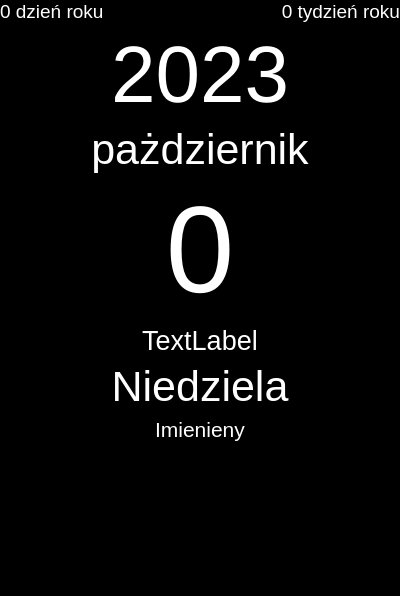
<?xml version="1.0" encoding="UTF-8"?>
<ui version="4.0">
 <class>CalendarDay</class>
 <widget class="QWidget" name="CalendarDay">
  <property name="geometry">
   <rect>
    <x>0</x>
    <y>0</y>
    <width>400</width>
    <height>596</height>
   </rect>
  </property>
  <property name="palette">
   <palette>
    <active>
     <colorrole role="WindowText">
      <brush brushstyle="SolidPattern">
       <color alpha="255">
        <red>255</red>
        <green>255</green>
        <blue>255</blue>
       </color>
      </brush>
     </colorrole>
     <colorrole role="Button">
      <brush brushstyle="SolidPattern">
       <color alpha="255">
        <red>0</red>
        <green>0</green>
        <blue>0</blue>
       </color>
      </brush>
     </colorrole>
     <colorrole role="Light">
      <brush brushstyle="SolidPattern">
       <color alpha="255">
        <red>0</red>
        <green>0</green>
        <blue>0</blue>
       </color>
      </brush>
     </colorrole>
     <colorrole role="Midlight">
      <brush brushstyle="SolidPattern">
       <color alpha="255">
        <red>0</red>
        <green>0</green>
        <blue>0</blue>
       </color>
      </brush>
     </colorrole>
     <colorrole role="Dark">
      <brush brushstyle="SolidPattern">
       <color alpha="255">
        <red>0</red>
        <green>0</green>
        <blue>0</blue>
       </color>
      </brush>
     </colorrole>
     <colorrole role="Mid">
      <brush brushstyle="SolidPattern">
       <color alpha="255">
        <red>0</red>
        <green>0</green>
        <blue>0</blue>
       </color>
      </brush>
     </colorrole>
     <colorrole role="Text">
      <brush brushstyle="SolidPattern">
       <color alpha="255">
        <red>255</red>
        <green>255</green>
        <blue>255</blue>
       </color>
      </brush>
     </colorrole>
     <colorrole role="ButtonText">
      <brush brushstyle="SolidPattern">
       <color alpha="255">
        <red>255</red>
        <green>255</green>
        <blue>255</blue>
       </color>
      </brush>
     </colorrole>
     <colorrole role="Base">
      <brush brushstyle="SolidPattern">
       <color alpha="255">
        <red>0</red>
        <green>0</green>
        <blue>0</blue>
       </color>
      </brush>
     </colorrole>
     <colorrole role="Window">
      <brush brushstyle="SolidPattern">
       <color alpha="255">
        <red>0</red>
        <green>0</green>
        <blue>0</blue>
       </color>
      </brush>
     </colorrole>
     <colorrole role="Highlight">
      <brush brushstyle="SolidPattern">
       <color alpha="255">
        <red>0</red>
        <green>0</green>
        <blue>0</blue>
       </color>
      </brush>
     </colorrole>
     <colorrole role="Link">
      <brush brushstyle="SolidPattern">
       <color alpha="255">
        <red>0</red>
        <green>0</green>
        <blue>0</blue>
       </color>
      </brush>
     </colorrole>
     <colorrole role="LinkVisited">
      <brush brushstyle="SolidPattern">
       <color alpha="255">
        <red>0</red>
        <green>0</green>
        <blue>0</blue>
       </color>
      </brush>
     </colorrole>
     <colorrole role="AlternateBase">
      <brush brushstyle="SolidPattern">
       <color alpha="255">
        <red>0</red>
        <green>0</green>
        <blue>0</blue>
       </color>
      </brush>
     </colorrole>
     <colorrole role="ToolTipBase">
      <brush brushstyle="SolidPattern">
       <color alpha="255">
        <red>0</red>
        <green>0</green>
        <blue>0</blue>
       </color>
      </brush>
     </colorrole>
    </active>
    <inactive>
     <colorrole role="WindowText">
      <brush brushstyle="SolidPattern">
       <color alpha="255">
        <red>255</red>
        <green>255</green>
        <blue>255</blue>
       </color>
      </brush>
     </colorrole>
     <colorrole role="Button">
      <brush brushstyle="SolidPattern">
       <color alpha="255">
        <red>0</red>
        <green>0</green>
        <blue>0</blue>
       </color>
      </brush>
     </colorrole>
     <colorrole role="Light">
      <brush brushstyle="SolidPattern">
       <color alpha="255">
        <red>0</red>
        <green>0</green>
        <blue>0</blue>
       </color>
      </brush>
     </colorrole>
     <colorrole role="Midlight">
      <brush brushstyle="SolidPattern">
       <color alpha="255">
        <red>0</red>
        <green>0</green>
        <blue>0</blue>
       </color>
      </brush>
     </colorrole>
     <colorrole role="Dark">
      <brush brushstyle="SolidPattern">
       <color alpha="255">
        <red>0</red>
        <green>0</green>
        <blue>0</blue>
       </color>
      </brush>
     </colorrole>
     <colorrole role="Mid">
      <brush brushstyle="SolidPattern">
       <color alpha="255">
        <red>0</red>
        <green>0</green>
        <blue>0</blue>
       </color>
      </brush>
     </colorrole>
     <colorrole role="Text">
      <brush brushstyle="SolidPattern">
       <color alpha="255">
        <red>255</red>
        <green>255</green>
        <blue>255</blue>
       </color>
      </brush>
     </colorrole>
     <colorrole role="ButtonText">
      <brush brushstyle="SolidPattern">
       <color alpha="255">
        <red>255</red>
        <green>255</green>
        <blue>255</blue>
       </color>
      </brush>
     </colorrole>
     <colorrole role="Base">
      <brush brushstyle="SolidPattern">
       <color alpha="255">
        <red>0</red>
        <green>0</green>
        <blue>0</blue>
       </color>
      </brush>
     </colorrole>
     <colorrole role="Window">
      <brush brushstyle="SolidPattern">
       <color alpha="255">
        <red>0</red>
        <green>0</green>
        <blue>0</blue>
       </color>
      </brush>
     </colorrole>
     <colorrole role="Highlight">
      <brush brushstyle="SolidPattern">
       <color alpha="255">
        <red>0</red>
        <green>0</green>
        <blue>0</blue>
       </color>
      </brush>
     </colorrole>
     <colorrole role="Link">
      <brush brushstyle="SolidPattern">
       <color alpha="255">
        <red>0</red>
        <green>0</green>
        <blue>0</blue>
       </color>
      </brush>
     </colorrole>
     <colorrole role="LinkVisited">
      <brush brushstyle="SolidPattern">
       <color alpha="255">
        <red>0</red>
        <green>0</green>
        <blue>0</blue>
       </color>
      </brush>
     </colorrole>
     <colorrole role="AlternateBase">
      <brush brushstyle="SolidPattern">
       <color alpha="255">
        <red>0</red>
        <green>0</green>
        <blue>0</blue>
       </color>
      </brush>
     </colorrole>
     <colorrole role="ToolTipBase">
      <brush brushstyle="SolidPattern">
       <color alpha="255">
        <red>0</red>
        <green>0</green>
        <blue>0</blue>
       </color>
      </brush>
     </colorrole>
    </inactive>
    <disabled>
     <colorrole role="WindowText">
      <brush brushstyle="SolidPattern">
       <color alpha="255">
        <red>0</red>
        <green>0</green>
        <blue>0</blue>
       </color>
      </brush>
     </colorrole>
     <colorrole role="Button">
      <brush brushstyle="SolidPattern">
       <color alpha="255">
        <red>0</red>
        <green>0</green>
        <blue>0</blue>
       </color>
      </brush>
     </colorrole>
     <colorrole role="Light">
      <brush brushstyle="SolidPattern">
       <color alpha="255">
        <red>0</red>
        <green>0</green>
        <blue>0</blue>
       </color>
      </brush>
     </colorrole>
     <colorrole role="Midlight">
      <brush brushstyle="SolidPattern">
       <color alpha="255">
        <red>0</red>
        <green>0</green>
        <blue>0</blue>
       </color>
      </brush>
     </colorrole>
     <colorrole role="Dark">
      <brush brushstyle="SolidPattern">
       <color alpha="255">
        <red>0</red>
        <green>0</green>
        <blue>0</blue>
       </color>
      </brush>
     </colorrole>
     <colorrole role="Mid">
      <brush brushstyle="SolidPattern">
       <color alpha="255">
        <red>0</red>
        <green>0</green>
        <blue>0</blue>
       </color>
      </brush>
     </colorrole>
     <colorrole role="Text">
      <brush brushstyle="SolidPattern">
       <color alpha="255">
        <red>0</red>
        <green>0</green>
        <blue>0</blue>
       </color>
      </brush>
     </colorrole>
     <colorrole role="ButtonText">
      <brush brushstyle="SolidPattern">
       <color alpha="255">
        <red>0</red>
        <green>0</green>
        <blue>0</blue>
       </color>
      </brush>
     </colorrole>
     <colorrole role="Base">
      <brush brushstyle="SolidPattern">
       <color alpha="255">
        <red>0</red>
        <green>0</green>
        <blue>0</blue>
       </color>
      </brush>
     </colorrole>
     <colorrole role="Window">
      <brush brushstyle="SolidPattern">
       <color alpha="255">
        <red>0</red>
        <green>0</green>
        <blue>0</blue>
       </color>
      </brush>
     </colorrole>
     <colorrole role="Highlight">
      <brush brushstyle="SolidPattern">
       <color alpha="255">
        <red>0</red>
        <green>0</green>
        <blue>128</blue>
       </color>
      </brush>
     </colorrole>
     <colorrole role="Link">
      <brush brushstyle="SolidPattern">
       <color alpha="255">
        <red>0</red>
        <green>0</green>
        <blue>0</blue>
       </color>
      </brush>
     </colorrole>
     <colorrole role="LinkVisited">
      <brush brushstyle="SolidPattern">
       <color alpha="255">
        <red>0</red>
        <green>0</green>
        <blue>0</blue>
       </color>
      </brush>
     </colorrole>
     <colorrole role="AlternateBase">
      <brush brushstyle="SolidPattern">
       <color alpha="255">
        <red>0</red>
        <green>0</green>
        <blue>0</blue>
       </color>
      </brush>
     </colorrole>
     <colorrole role="ToolTipBase">
      <brush brushstyle="SolidPattern">
       <color alpha="255">
        <red>0</red>
        <green>0</green>
        <blue>0</blue>
       </color>
      </brush>
     </colorrole>
    </disabled>
   </palette>
  </property>
  <property name="windowTitle">
   <string>Form</string>
  </property>
  <layout class="QVBoxLayout" name="verticalLayout">
   <property name="leftMargin">
    <number>0</number>
   </property>
   <property name="topMargin">
    <number>0</number>
   </property>
   <property name="rightMargin">
    <number>0</number>
   </property>
   <item>
    <layout class="QHBoxLayout" name="horizontalLayout">
     <item>
      <widget class="QLabel" name="dzienRoku">
       <property name="font">
        <font>
         <pointsize>14</pointsize>
        </font>
       </property>
       <property name="text">
        <string>0 dzień roku</string>
       </property>
      </widget>
     </item>
     <item>
      <spacer name="horizontalSpacer">
       <property name="orientation">
        <enum>Qt::Horizontal</enum>
       </property>
       <property name="sizeHint" stdset="0">
        <size>
         <width>40</width>
         <height>20</height>
        </size>
       </property>
      </spacer>
     </item>
     <item>
      <widget class="QLabel" name="tydzienRoku">
       <property name="font">
        <font>
         <pointsize>14</pointsize>
        </font>
       </property>
       <property name="layoutDirection">
        <enum>Qt::LeftToRight</enum>
       </property>
       <property name="text">
        <string>0 tydzień roku</string>
       </property>
       <property name="alignment">
        <set>Qt::AlignRight|Qt::AlignTrailing|Qt::AlignVCenter</set>
       </property>
      </widget>
     </item>
    </layout>
   </item>
   <item>
    <widget class="QLabel" name="rok">
     <property name="font">
      <font>
       <pointsize>60</pointsize>
      </font>
     </property>
     <property name="layoutDirection">
      <enum>Qt::LeftToRight</enum>
     </property>
     <property name="text">
      <string>2023</string>
     </property>
     <property name="alignment">
      <set>Qt::AlignCenter</set>
     </property>
    </widget>
   </item>
   <item>
    <widget class="QLabel" name="month">
     <property name="font">
      <font>
       <pointsize>32</pointsize>
      </font>
     </property>
     <property name="text">
      <string>pażdziernik</string>
     </property>
     <property name="alignment">
      <set>Qt::AlignCenter</set>
     </property>
    </widget>
   </item>
   <item>
    <widget class="QLabel" name="dzien">
     <property name="font">
      <font>
       <pointsize>92</pointsize>
      </font>
     </property>
     <property name="text">
      <string>0</string>
     </property>
     <property name="alignment">
      <set>Qt::AlignCenter</set>
     </property>
    </widget>
   </item>
   <item>
    <widget class="QLabel" name="swieto">
     <property name="font">
      <font>
       <pointsize>20</pointsize>
      </font>
     </property>
     <property name="text">
      <string>TextLabel</string>
     </property>
     <property name="alignment">
      <set>Qt::AlignCenter</set>
     </property>
    </widget>
   </item>
   <item>
    <widget class="QLabel" name="nameDay">
     <property name="font">
      <font>
       <pointsize>32</pointsize>
      </font>
     </property>
     <property name="text">
      <string>Niedziela</string>
     </property>
     <property name="alignment">
      <set>Qt::AlignCenter</set>
     </property>
    </widget>
   </item>
   <item>
    <widget class="QLabel" name="imieniny">
     <property name="font">
      <font>
       <pointsize>16</pointsize>
      </font>
     </property>
     <property name="text">
      <string>Imienieny</string>
     </property>
     <property name="alignment">
      <set>Qt::AlignCenter</set>
     </property>
     <property name="wordWrap">
      <bool>true</bool>
     </property>
    </widget>
   </item>
   <item>
    <spacer name="verticalSpacer">
     <property name="orientation">
      <enum>Qt::Vertical</enum>
     </property>
     <property name="sizeHint" stdset="0">
      <size>
       <width>20</width>
       <height>40</height>
      </size>
     </property>
    </spacer>
   </item>
  </layout>
 </widget>
 <resources/>
 <connections/>
</ui>
